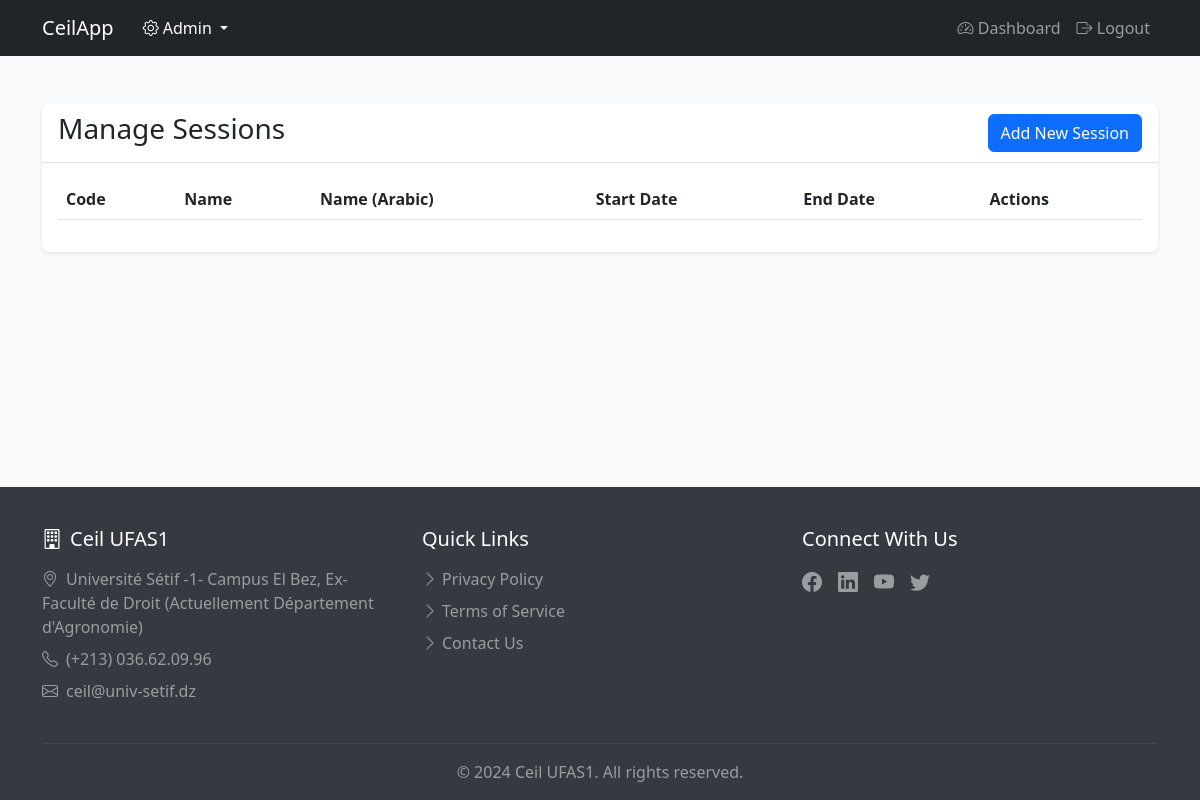
Page /sessions (signed in) on the committed database.
### models.py (models this page shows, shortened)
class ApplicationSettings(db.Model):
    id = db.Column(db.Integer, primary_key=True)
    organization_name = db.Column(db.String(100), nullable=False)
    organization_name_ar = db.Column(db.String(100), nullable=False)
    logo_path = db.Column(db.String(255))
    address = db.Column(db.Text)
    address_ar = db.Column(db.Text)
    telephone = db.Column(db.String(20))
    email = db.Column(db.String(120))
    website = db.Column(db.String(255))
    facebook = db.Column(db.String(255))
    linkedin = db.Column(db.String(255))
    youtube = db.Column(db.String(255))
    twitter = db.Column(db.String(255))
    current_session_id = db.Column(db.Integer, db.ForeignKey('session.id'))
    registration_open = db.Column(db.Boolean, default=False)
    created_at = db.Column(db.DateTime, default=datetime.utcnow)
    updated_at = db.Column(db.DateTime, default=datetime.utcnow, onupdate=datetime.utcnow)
    current_session = db.relationship('Session', foreign_keys=[current_session_id])

### ceilapp.py (the view)
@app.route('/sessions')
@login_required
def sessions():
    sessions = Session.query.all()
    return render_template('sessions.html', sessions=sessions)

### ceilapp.py (called while the page is built)
@login_manager.user_loader
def load_user(user_id):
    return User.query.get(int(user_id))

@app.context_processor
def inject_settings():
    settings = ApplicationSettings.query.first()
    return dict(settings=settings)

### models.py (called while the page is built)
    def is_admin(self):
        return self.role.name == 'Admin'

### templates/sessions.html (shortened to what this page needs)
{% extends "base.html" %}
{% block content %}
<div class="container mt-5">
    <div class="row">
        <div class="col-md-12">
            <div class="card">
                <div class="card-header d-flex justify-content-between align-items-center">
                    <h3>Manage Sessions</h3>
                    {% if current_user.is_admin() %}
                    <button type="button" class="btn btn-primary" data-bs-toggle="modal" data-bs-target="#addSessionModal">
                        Add New Session
                    </button>
                    {% endif %}
                </div>
                <div class="card-body">
                    <div class="table-responsive">
                        <table class="table table-striped">
                            <thead>
                                <tr>
                                    <th>Code</th>
                                    <th>Name</th>
                                    <th>Name (Arabic)</th>
                                    <th>Start Date</th>
                                    <th>End Date</th>
                                    <th>Actions</th>
                                </tr>
                            </thead>
                        </table>
                    </div>
                </div>
            </div>
        </div>
    </div>
</div>
{% endblock %}

### templates/base.html (shortened to what this page needs)
<!DOCTYPE html>
<html lang="en">
<head>
    <link href="https://cdn.jsdelivr.net/npm/bootstrap@5.3.0/dist/css/bootstrap.min.css" rel="stylesheet">
    <link rel="stylesheet" href="https://cdn.jsdelivr.net/npm/bootstrap-icons@1.11.3/font/bootstrap-icons.min.css">
</head>
<body>
    <nav class="navbar navbar-expand-lg navbar-dark bg-dark">
        <div class="container">
            <a class="navbar-brand" href="/">CeilApp</a>
            {% if current_user.is_authenticated and current_user.is_admin() %}
            <div class="dropdown">
                <button class="btn btn-dark dropdown-toggle" type="button" id="adminDropdown" data-bs-toggle="dropdown" aria-expanded="false">
                    <i class="bi bi-gear"></i> Admin
                </button>
            </div>
            {% endif %}
            <div class="collapse navbar-collapse" id="navbarNav">
                <ul class="navbar-nav ms-auto">
                    {% if current_user.is_authenticated %}
                        <li class="nav-item">
                            <a class="nav-link" href="{{ url_for('dashboard') }}">
                                <i class="bi bi-speedometer2"></i> Dashboard
                            </a>
                        </li>
                        <li class="nav-item">
                            <a class="nav-link" href="{{ url_for('logout') }}">
                                <i class="bi bi-box-arrow-right"></i> Logout
                            </a>
                        </li>
                    {% else %}
                        <li class="nav-item">
                            <a class="nav-link" href="{{ url_for('login') }}">
                                <i class="bi bi-box-arrow-in-right"></i> Login
                            </a>
                        </li>
                    {% endif %}
                </ul>
            </div>
        </div>
    </nav>
    <div class="content">
        {% block content %}{% endblock %}
    </div>
    <footer>
        <div class="container">
            <div class="row py-4">
                <div class="col-md-4 mb-3 mb-md-0">
                    <h5 class="text-white mb-3">
                        <i class="bi bi-building me-2"></i>{{ settings.organization_name }}
                    </h5>
                    <p class="text-white-50 mb-2">
                        <i class="bi bi-geo-alt me-2"></i>{{ settings.address }}
                    </p>
                    <p class="text-white-50 mb-2">
                        <i class="bi bi-telephone me-2"></i>{{ settings.telephone }}
                    </p>
                    <p class="text-white-50 mb-0">
                        <i class="bi bi-envelope me-2"></i>{{ settings.email }}
                    </p>
                </div>
                <div class="col-md-4 mb-3 mb-md-0">
                    <h5 class="text-white mb-3">Quick Links</h5>
                    <ul class="list-unstyled">
                        <li class="mb-2">
                            <a href="#" class="text-white-50 text-decoration-none">
                                <i class="bi bi-chevron-right me-1"></i>Privacy Policy
                            </a>
                        </li>
                        <li class="mb-2">
                            <a href="#" class="text-white-50 text-decoration-none">
                                <i class="bi bi-chevron-right me-1"></i>Terms of Service
                            </a>
                        </li>
                        <li class="mb-2">
                            <a href="#" class="text-white-50 text-decoration-none">
                                <i class="bi bi-chevron-right me-1"></i>Contact Us
                            </a>
                        </li>
                    </ul>
                </div>
                <div class="col-md-4">
                    <h5 class="text-white mb-3">Connect With Us</h5>
                    <div class="d-flex gap-3">
                        {% if settings.facebook %}
                        <a href="{{ settings.facebook }}" class="text-white-50 fs-5" target="_blank">
                            <i class="bi bi-facebook"></i>
                        </a>
                        {% endif %}
                        {% if settings.linkedin %}
                        <a href="{{ settings.linkedin }}" class="text-white-50 fs-5" target="_blank">
                            <i class="bi bi-linkedin"></i>
                        </a>
                        {% endif %}
                        {% if settings.youtube %}
                        <a href="{{ settings.youtube }}" class="text-white-50 fs-5" target="_blank">
                            <i class="bi bi-youtube"></i>
                        </a>
                        {% endif %}
                        {% if settings.twitter %}
                        <a href="{{ settings.twitter }}" class="text-white-50 fs-5" target="_blank">
                            <i class="bi bi-twitter"></i>
                        </a>
                        {% endif %}
                    </div>
                </div>
            </div>
            <hr class="border-secondary">
            <div class="text-center text-white-50">
                <p class="mb-0">&copy; 2024 {{ settings.organization_name }}. All rights reserved.</p>
            </div>
        </div>
    </footer>
</body>
</html>

### templates/base.html (style rules this page uses)
body { min-height: 100vh; display: flex; flex-direction: column; background-color: #f8f9fa; }
.content { flex: 1; }
footer { background-color: #343a40; color: white; padding: 1rem 0; margin-top: auto; }
.card { box-shadow: 0 0.125rem 0.25rem rgba(0, 0, 0, 0.075); border: none; border-radius: 0.5rem; }
.card-header { background-color: #fff; border-bottom: 1px solid rgba(0, 0, 0, 0.125); border-radius: 0.5rem 0.5rem 0 0 !important; }
.btn-primary { background-color: #0d6efd; border-color: #0d6efd; border-radius: 0.375rem; }

### rows in the picture
ApplicationSettings: organization_name "Ceil UFAS1", address "Université Sétif -1- Campus El Bez, Ex-Faculté de Droit (Actuellement Département d'Agronomie)", telephone "(+213) 036.62.09.96", email "ceil@univ-setif.dz"
